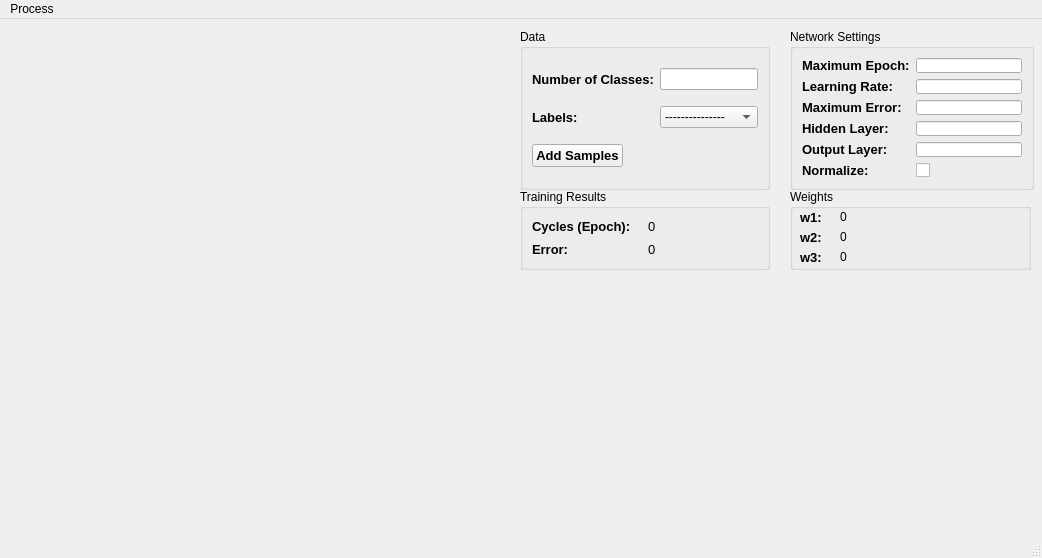
<?xml version="1.0" encoding="UTF-8"?>
<ui version="4.0">
 <class>MainWindow</class>
 <widget class="QMainWindow" name="MainWindow">
  <property name="geometry">
   <rect>
    <x>0</x>
    <y>0</y>
    <width>1042</width>
    <height>558</height>
   </rect>
  </property>
  <property name="windowTitle">
   <string>MainWindow</string>
  </property>
  <property name="styleSheet">
   <string notr="true"/>
  </property>
  <widget class="QWidget" name="centralwidget">
   <widget class="QCustomPlot" name="customPlot" native="true">
    <property name="geometry">
     <rect>
      <x>10</x>
      <y>10</y>
      <width>500</width>
      <height>500</height>
     </rect>
    </property>
   </widget>
   <widget class="QGroupBox" name="data_groupBox">
    <property name="geometry">
     <rect>
      <x>520</x>
      <y>10</y>
      <width>250</width>
      <height>161</height>
     </rect>
    </property>
    <property name="title">
     <string>Data</string>
    </property>
    <layout class="QGridLayout" name="gridLayout">
     <item row="4" column="0">
      <widget class="QPushButton" name="add_samples">
       <property name="font">
        <font>
         <pointsize>10</pointsize>
         <italic>false</italic>
         <bold>true</bold>
        </font>
       </property>
       <property name="text">
        <string>Add Samples</string>
       </property>
      </widget>
     </item>
     <item row="4" column="2">
      <widget class="QLabel" name="pos_label">
       <property name="font">
        <font>
         <pointsize>8</pointsize>
         <bold>false</bold>
        </font>
       </property>
       <property name="text">
        <string/>
       </property>
      </widget>
     </item>
     <item row="0" column="0" colspan="2">
      <widget class="QLabel" name="num_class_label">
       <property name="font">
        <font>
         <pointsize>10</pointsize>
         <bold>true</bold>
        </font>
       </property>
       <property name="text">
        <string>Number of Classes:</string>
       </property>
      </widget>
     </item>
     <item row="0" column="2">
      <widget class="QLineEdit" name="class_lineEdit"/>
     </item>
     <item row="1" column="0">
      <widget class="QLabel" name="labels">
       <property name="font">
        <font>
         <pointsize>10</pointsize>
         <bold>true</bold>
        </font>
       </property>
       <property name="text">
        <string>Labels:</string>
       </property>
      </widget>
     </item>
     <item row="1" column="2">
      <widget class="QComboBox" name="label_comboBox">
       <item>
        <property name="text">
         <string>---------------</string>
        </property>
       </item>
      </widget>
     </item>
    </layout>
   </widget>
   <widget class="QGroupBox" name="results_groupBox">
    <property name="geometry">
     <rect>
      <x>520</x>
      <y>170</y>
      <width>250</width>
      <height>81</height>
     </rect>
    </property>
    <property name="title">
     <string>Training Results</string>
    </property>
    <layout class="QGridLayout" name="gridLayout_2">
     <item row="0" column="0">
      <widget class="QLabel" name="cycles_label">
       <property name="font">
        <font>
         <pointsize>10</pointsize>
         <bold>true</bold>
        </font>
       </property>
       <property name="text">
        <string>Cycles (Epoch):</string>
       </property>
      </widget>
     </item>
     <item row="0" column="1">
      <widget class="QLabel" name="cycles_value">
       <property name="font">
        <font>
         <pointsize>10</pointsize>
        </font>
       </property>
       <property name="text">
        <string>0</string>
       </property>
      </widget>
     </item>
     <item row="1" column="1">
      <widget class="QLabel" name="error_value">
       <property name="font">
        <font>
         <pointsize>10</pointsize>
        </font>
       </property>
       <property name="text">
        <string>0</string>
       </property>
      </widget>
     </item>
     <item row="1" column="0">
      <widget class="QLabel" name="error_label">
       <property name="font">
        <font>
         <pointsize>10</pointsize>
         <bold>true</bold>
        </font>
       </property>
       <property name="text">
        <string>Error:</string>
       </property>
      </widget>
     </item>
    </layout>
   </widget>
   <widget class="QGroupBox" name="settings_groupBox">
    <property name="geometry">
     <rect>
      <x>790</x>
      <y>10</y>
      <width>244</width>
      <height>161</height>
     </rect>
    </property>
    <property name="title">
     <string>Network Settings</string>
    </property>
    <layout class="QGridLayout" name="gridLayout_3">
     <item row="2" column="0">
      <widget class="QLabel" name="max_error_label">
       <property name="font">
        <font>
         <pointsize>10</pointsize>
         <bold>true</bold>
        </font>
       </property>
       <property name="text">
        <string>Maximum Error:</string>
       </property>
      </widget>
     </item>
     <item row="4" column="0">
      <widget class="QLabel" name="output_label">
       <property name="font">
        <font>
         <pointsize>10</pointsize>
         <bold>true</bold>
        </font>
       </property>
       <property name="text">
        <string>Output Layer:</string>
       </property>
      </widget>
     </item>
     <item row="4" column="1">
      <widget class="QLineEdit" name="output_value"/>
     </item>
     <item row="2" column="1">
      <widget class="QLineEdit" name="max_error_value"/>
     </item>
     <item row="1" column="1">
      <widget class="QLineEdit" name="learning_value"/>
     </item>
     <item row="3" column="0">
      <widget class="QLabel" name="hidden_label">
       <property name="font">
        <font>
         <pointsize>10</pointsize>
         <bold>true</bold>
        </font>
       </property>
       <property name="text">
        <string>Hidden Layer:</string>
       </property>
      </widget>
     </item>
     <item row="0" column="1">
      <widget class="QLineEdit" name="epoch_value"/>
     </item>
     <item row="3" column="1">
      <widget class="QLineEdit" name="hidden_value"/>
     </item>
     <item row="1" column="0">
      <widget class="QLabel" name="learning_label">
       <property name="font">
        <font>
         <pointsize>10</pointsize>
         <bold>true</bold>
        </font>
       </property>
       <property name="text">
        <string>Learning Rate:</string>
       </property>
      </widget>
     </item>
     <item row="0" column="0">
      <widget class="QLabel" name="epoch_label">
       <property name="font">
        <font>
         <pointsize>10</pointsize>
         <bold>true</bold>
        </font>
       </property>
       <property name="text">
        <string>Maximum Epoch:</string>
       </property>
      </widget>
     </item>
     <item row="5" column="0">
      <widget class="QLabel" name="normalize_label">
       <property name="font">
        <font>
         <pointsize>10</pointsize>
         <bold>true</bold>
        </font>
       </property>
       <property name="text">
        <string>Normalize:</string>
       </property>
      </widget>
     </item>
     <item row="5" column="1">
      <widget class="QCheckBox" name="normalize_check_box">
       <property name="text">
        <string/>
       </property>
      </widget>
     </item>
    </layout>
   </widget>
   <widget class="QGroupBox" name="groupBox">
    <property name="geometry">
     <rect>
      <x>790</x>
      <y>170</y>
      <width>241</width>
      <height>81</height>
     </rect>
    </property>
    <property name="title">
     <string>Weights</string>
    </property>
    <widget class="QLabel" name="w1_label">
     <property name="geometry">
      <rect>
       <x>10</x>
       <y>20</y>
       <width>31</width>
       <height>16</height>
      </rect>
     </property>
     <property name="font">
      <font>
       <pointsize>10</pointsize>
       <bold>true</bold>
      </font>
     </property>
     <property name="text">
      <string>w1:</string>
     </property>
    </widget>
    <widget class="QLabel" name="w2_label">
     <property name="geometry">
      <rect>
       <x>10</x>
       <y>40</y>
       <width>31</width>
       <height>16</height>
      </rect>
     </property>
     <property name="font">
      <font>
       <pointsize>10</pointsize>
       <bold>true</bold>
      </font>
     </property>
     <property name="text">
      <string>w2:</string>
     </property>
    </widget>
    <widget class="QLabel" name="w3_label">
     <property name="geometry">
      <rect>
       <x>10</x>
       <y>60</y>
       <width>31</width>
       <height>16</height>
      </rect>
     </property>
     <property name="font">
      <font>
       <pointsize>10</pointsize>
       <bold>true</bold>
      </font>
     </property>
     <property name="text">
      <string>w3:</string>
     </property>
    </widget>
    <widget class="QLabel" name="w1_value">
     <property name="geometry">
      <rect>
       <x>50</x>
       <y>20</y>
       <width>181</width>
       <height>16</height>
      </rect>
     </property>
     <property name="text">
      <string>0</string>
     </property>
    </widget>
    <widget class="QLabel" name="w2_value">
     <property name="geometry">
      <rect>
       <x>50</x>
       <y>40</y>
       <width>171</width>
       <height>16</height>
      </rect>
     </property>
     <property name="text">
      <string>0</string>
     </property>
    </widget>
    <widget class="QLabel" name="w3_value">
     <property name="geometry">
      <rect>
       <x>50</x>
       <y>60</y>
       <width>171</width>
       <height>16</height>
      </rect>
     </property>
     <property name="text">
      <string>0</string>
     </property>
    </widget>
   </widget>
   <widget class="QCustomPlot" name="error_plot" native="true">
    <property name="geometry">
     <rect>
      <x>520</x>
      <y>270</y>
      <width>511</width>
      <height>241</height>
     </rect>
    </property>
   </widget>
  </widget>
  <widget class="QMenuBar" name="menubar">
   <property name="geometry">
    <rect>
     <x>0</x>
     <y>0</y>
     <width>1042</width>
     <height>21</height>
    </rect>
   </property>
   <widget class="QMenu" name="menuProcess">
    <property name="title">
     <string>Process</string>
    </property>
    <widget class="QMenu" name="menuSingle_Layer">
     <property name="title">
      <string>Single Layer</string>
     </property>
     <addaction name="actionRandom"/>
     <addaction name="actionTrain_Delta"/>
     <addaction name="actionTest"/>
    </widget>
    <widget class="QMenu" name="menuMulti_Layer">
     <property name="title">
      <string>Multi Layer</string>
     </property>
     <addaction name="actionRandom_2"/>
     <addaction name="actionTrain_Delta_2"/>
     <addaction name="actionTrain_Delta_with_Moment"/>
     <addaction name="actionTest_2"/>
    </widget>
    <addaction name="menuSingle_Layer"/>
    <addaction name="menuMulti_Layer"/>
    <addaction name="actionRestart"/>
   </widget>
   <addaction name="menuProcess"/>
  </widget>
  <widget class="QStatusBar" name="statusbar"/>
  <action name="actionRandom">
   <property name="text">
    <string>Random</string>
   </property>
  </action>
  <action name="actionTrain_Delta">
   <property name="text">
    <string>Train (Delta)</string>
   </property>
  </action>
  <action name="actionRandom_2">
   <property name="text">
    <string>Random</string>
   </property>
  </action>
  <action name="actionTrain_Delta_2">
   <property name="text">
    <string>Train (Delta)</string>
   </property>
  </action>
  <action name="actionTrain_Delta_with_Moment">
   <property name="text">
    <string>Train (Delta with Moment)</string>
   </property>
  </action>
  <action name="actionTest">
   <property name="text">
    <string>Test</string>
   </property>
  </action>
  <action name="actionTest_2">
   <property name="text">
    <string>Test</string>
   </property>
  </action>
  <action name="actionRestart">
   <property name="text">
    <string>Restart</string>
   </property>
  </action>
 </widget>
 <customwidgets>
  <customwidget>
   <class>QCustomPlot</class>
   <extends>QWidget</extends>
   <header>qcustomplot.h</header>
   <container>1</container>
  </customwidget>
 </customwidgets>
 <resources/>
 <connections/>
</ui>
